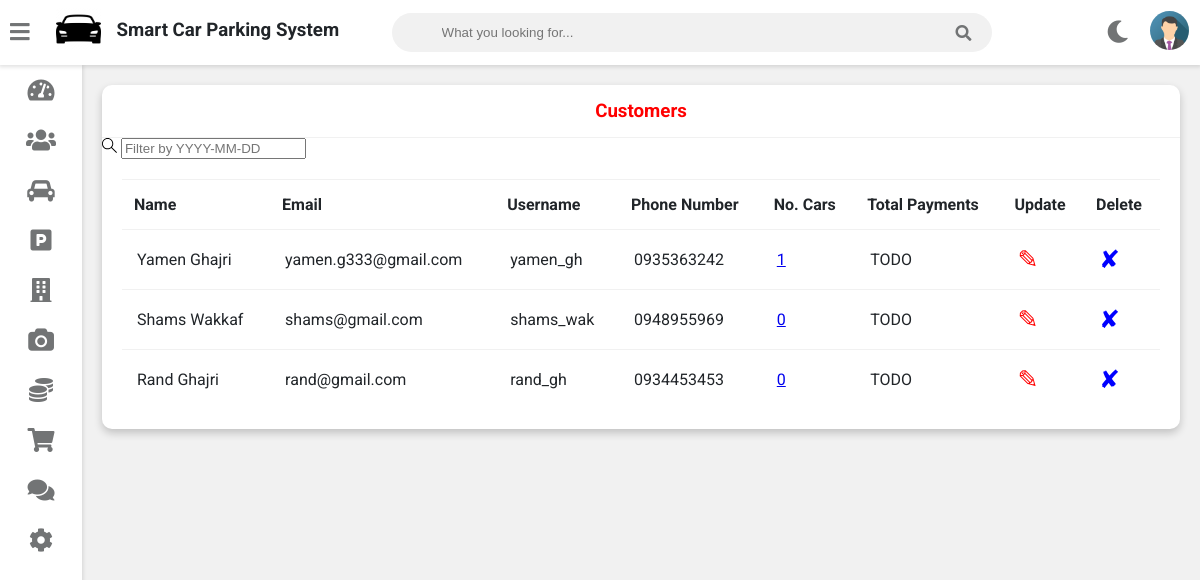
The page /users/users-view on the database its author committed.
### core/models.py (models this page shows, shortened)
class User(AbstractUser):
    PERMISSIONS_TYPES = (
        ('Garage Manager', 'Garage Manager'),
        ('Cashier', 'Cashier'),
        ('Customer', 'Customer'),
    )
    permission = models.CharField(max_length=100, choices=PERMISSIONS_TYPES)
    first_name   = models.CharField(max_length=100)
    last_name    = models.CharField(max_length=100)
    email        = models.EmailField(unique=True, null=True)
    phone_number = models.CharField(max_length=100)
    avatar       = models.ImageField(null=True, blank=True)

### user/views.py (the view)
# urls.py: path('users-view', views.users_view, name='users-view'),
def users_view(request):
    q = request.GET.get('q') if request.GET.get('q') != None else ''
    customers = models.User.objects.filter(
        Q(first_name__icontains=q) |
        Q(last_name__icontains=q)  |
        Q(email__icontains=q)
    )
    customerCarsCount = []
    for customer in customers:
        customerCarsCount.append(models.Car.objects.filter(
            owner_id = customer.id
        ).count())
    customerInfo = zip(customers, customerCarsCount)
    return render(request, 'admin_view_customer.html', {'customerInfo': customerInfo})

### user/templates/admin_view_customer.html (shortened to what this page needs)
{% extends 'vehicle/adminbase.html' %} {% block content %} {% load static %}
<div class="wrapper">
  <div class="row">
    <div class="col-12 col-m-12 col-sm-12">
      <div class="card">
        <div class="card-header">
          <h3 style="color: red; text-align: center">Customers</h3>
        </div>
        <form
          action="{% url 'users-view' %}"
          method="GET"
          class="header__search"
        >
          <label>
            <input name="q" placeholder="Filter by YYYY-MM-DD" />
          </label>
        </form>
        <div class="card-content">
          <table>
            <thead>
              <tr>
                <th>Name</th>
                <th>Email</th>
                <th>Username</th>
                <th>Phone Number</th>
                <th>No. Cars</th>
                <th>Total Payments</th>
                <th>Update</th>
                <th>Delete</th>
              </tr>
            </thead>
            <tbody>
              {% for customer, car in customerInfo %}
              <tr>
                <td>{{customer.first_name}} {{customer.last_name}}</td>
                <td>{{customer.email}}</td>
                <td>{{customer.username}}</td>
                <td>{{customer.phone_number}}</td>
                <td>
                  <a href="{% url 'cars:customer-cars' customer.id %}"
                    >{{ car }}</a
                  >
                </td>
                <td>TODO</td>
                <td>
                  <a
                    style="color: red; text-decoration: none; font-size: 25px"
                    href="{% url 'update-user' customer.id  %}"
                    >&#9998;</a
                  >
                </td>
                <td>
                  <a
                    style="color: blue; text-decoration: none; font-size: 25px"
                    href="{% url 'delete-user' customer.id  %}"
                    >&#10008;</a
                  >
                </td>
              </tr>
              {% endfor %}
            </tbody>
          </table>
        </div>
      </div>
    </div>
  </div>
  <br /><br /><br /><br /><br /><br /><br /><br /><br /><br /><br /><br /><br /><br /><br /><br />
</div>
{% endblock content %}

### static/style.css (style rules this page uses)
:root { --primary-color: #4834d4; --success-color: #6ab04c; --warning-color: #f0932b; --danger-color: #eb4d4b; --light-color: #212529; --light-second-color: #727475; --light-background: #ffffff; --light-second-background: #f1f1f1; --dark-color: #909090; --dark-second-color: #f5f6fa; --dark-background: #23242D; --dark-second-background: #181818; }
.light { --main-bg-color: var(--light-background); --second-bg-color: var(--light-second-background); --main-color: var(--light-color); --second-color: var(--light-second-color); }
* { box-sizing: border-box; }
body { font-family: 'Roboto', sans-serif; background: var(--main-bg-color); color: var(--main-color); margin: 0; }
.wrapper { padding: 10px; margin-left: 82px; padding-top: 75px; background: var(--second-bg-color); transition: margin-left .5s; }
.row { display: flex; flex-wrap: wrap; flex-direction: row; }
.row:after, .row:before { box-sizing: border-box; }
[class*="col-"] { padding: 10px; }
@media only screen and (min-width: 600px) { .col-sm-12 { width: 100%; } }
@media only screen and (min-width: 768px) { .col-m-12 { width: 100%; } }
@media only screen and (min-width: 992px) { .col-12 { width: 100%; } }
.card { background: var(--main-bg-color); color: var(--main-color); border-radius: 10px; margin-bottom: 10px; box-shadow: 0 4px 8px 0 rgba(0,0,0,0.2); }
.card-header { padding: 15px 30px; border-bottom: 1px solid var(--second-bg-color); position: relative; }
.card-header h3 { margin: 0; }
.card-content { padding: 20px; overflow-x: auto; }
table { border-collapse: collapse; width: 100%; }
table td { border-top: 1px solid var(--second-bg-color); padding: 15px; }
table th { border-top: 1px solid var(--second-bg-color); border-bottom: 1px solid var(--second-bg-color); padding: 15px 12px; text-align: left; }

### rows shown on the page
User: first_name "Yamen", last_name "Ghajri", email "yamen.g333@gmail.com", username "yamen_gh", phone_number "0935363242", car "1"
User: first_name "Shams", last_name "Wakkaf", email "shams@gmail.com", username "shams_wak", phone_number "0948955969", car "0"
User: first_name "Rand", last_name "Ghajri", email "rand@gmail.com", username "rand_gh", phone_number "0934453453", car "0"
